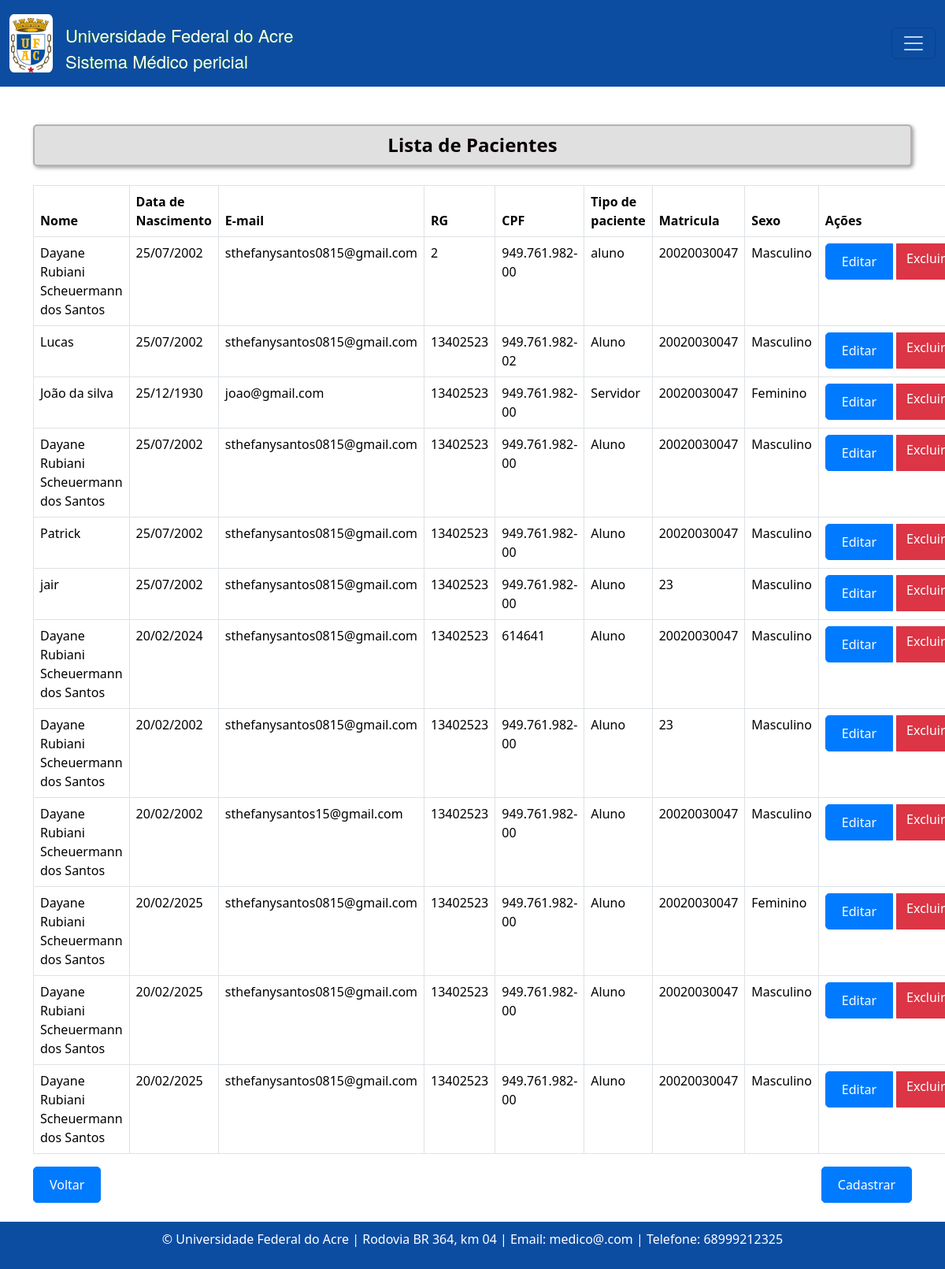
The app's page /pacientes/ (signed in), older data.
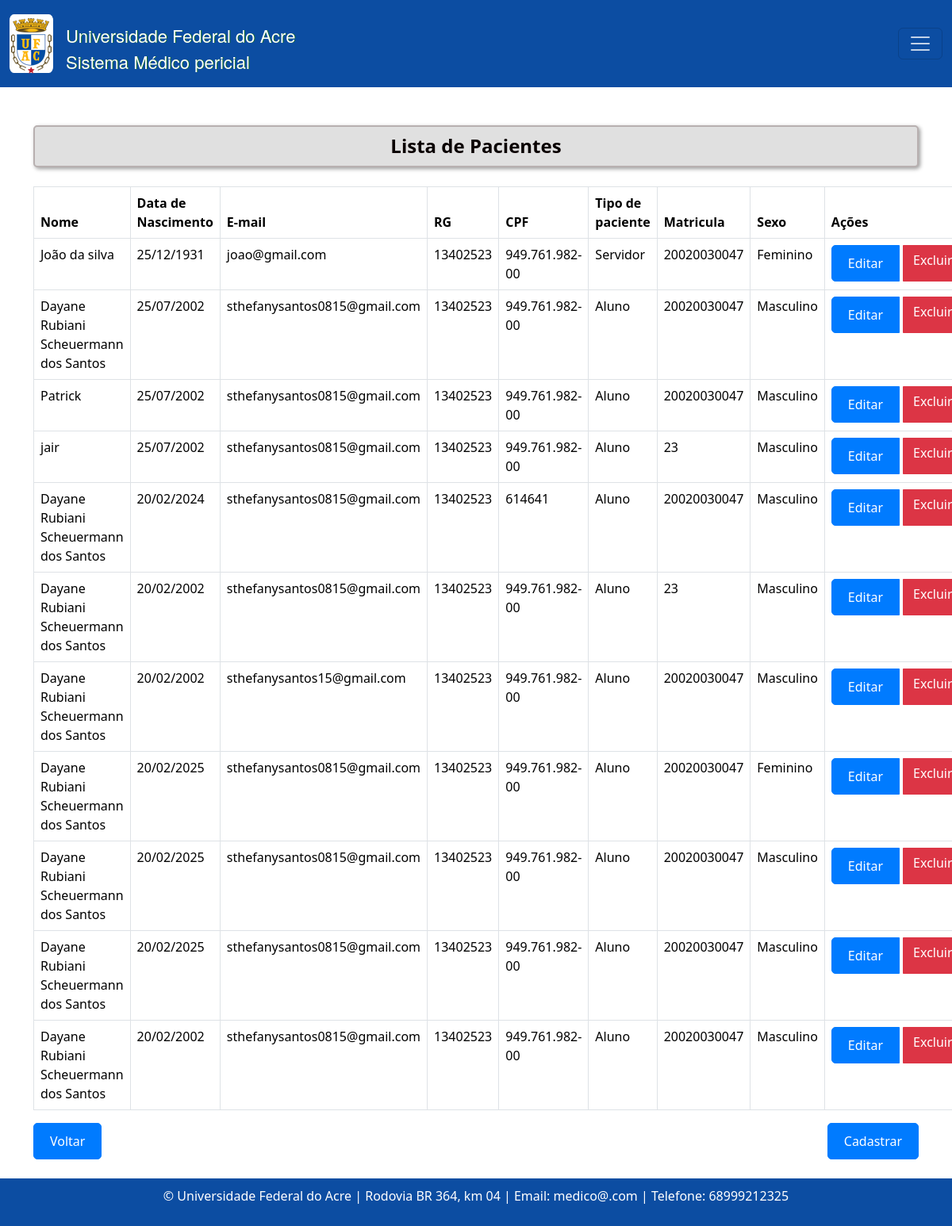
The same page, newer data.
### consulta/models.py (models this page shows, shortened)
class Paciente(models.Model):
    nome = models.CharField(max_length=100)
    data_nascimento = models.DateField(verbose_name='Data de Nascimento', validators=[data_nasc_valida])
    email = models.EmailField()
    rg = models.CharField(max_length=20)
    cpf = models.CharField(max_length=14, validators=[validate_cpf, MinLengthValidator(11)])
    sexo = models.CharField(max_length=1, choices=[('M', 'Masculino'), ('F', 'Feminino')])
    matricula = models.CharField(max_length=20)
    TIPO_PACIENTE_CHOICES = [
        ('Aluno', 'Aluno'),
        ('Servidor', 'Servidor'),
        ('Outro', 'Outro'),
    ]
    tipo_paciente = models.CharField(max_length=20, choices=TIPO_PACIENTE_CHOICES)
    cargo_funcao = models.CharField(max_length=50, default='', blank=True, null=True,)
    cep = models.CharField(max_length=9)
    cidade = models.CharField(max_length=50)
    bairro = models.CharField(max_length=50, default='')
    uf = models.CharField('UF', max_length=2, choices=UF_CHOICE, default='AC')
    numero = models.CharField(max_length=10)
    ddd_telefone = models.CharField(max_length=3)
    complemento = models.CharField(max_length=100, blank=True, null=True, default='')  # Adicionando o valor padrão aqui

### consulta/views.py (the view)
# urls.py: path('pacientes/', listar_pacientes, name= 'pacienteListagem' ),
@login_required
def listar_pacientes(request):
    pacientes = Paciente.objects.all()
    return render(request, 'consultas/listagem_pacientes.html', {'pacientes': pacientes})

### templates/consultas/listagem_pacientes.html (shortened to what this page needs)
{% extends "base.html" %}
{% block content %}
  <h4 class="text-center mb-4 custom-title">Lista de Pacientes</h4>
  <table class="table table-bordered">
    <thead>
      <tr>
        <th>Nome</th>
        <th>Data de Nascimento</th>
        <th>E-mail</th>
        <th>RG</th>
        <th>CPF</th>
        <th>Tipo de paciente</th>
        <th>Matricula</th>
        <th>Sexo</th>
        <th>Ações</th>
      </tr>
    </thead>
    <tbody>
      {% for paciente in pacientes %}
      <tr class="paciente-row">
        <td>{{ paciente.nome }}</td>
        <td>{{ paciente.data_nascimento | date:"d/m/Y "}}</td>
        <td>{{ paciente.email }}</td>
        <td>{{ paciente.rg }}</td>
        <td>{{ paciente.cpf }}</td>
        <td>{{ paciente.tipo_paciente }}</td>
        <td>{{ paciente.matricula }}</td>
        <td>{{ paciente.get_sexo_display }}</td>
        <td>
          <div class="btn-group" role="group" aria-label="Ações">
            <a href="{% url 'pacienteEditar' paciente.id %}" class="btn btn-primary">Editar</a>
            <a href="{% url 'pacienteExcluir' paciente.id %}" class="btn btn-danger ms-1">Excluir</a>
        </div>
        </td>
      </tr>
      {% endfor %}
    </tbody>
  </table>
  <div class="d-flex justify-content-between">
    <a class="btn btn-primary" href="{% url 'home' %}">Voltar</a>
    <a class="btn btn-primary" href="{% url 'pacienteCreate'  %}">Cadastrar</a>
  </div>
{% endblock %}

Row changes from the older to the newer data that the page shows:
removed Paciente: nome "Dayane Rubiani Scheuermann dos Santos", data_nascimento "25/07/2002", email "sthefanysantos0815@gmail.com", rg "2", cpf "949.761.982-00", tipo_paciente "aluno", matricula "20020030047", sexo "Masculino"
removed Paciente: nome "Lucas", data_nascimento "25/07/2002", email "sthefanysantos0815@gmail.com", rg "13402523", cpf "949.761.982-02", tipo_paciente "Aluno", matricula "20020030047", sexo "Masculino"
changed Paciente "João da silva": data_nascimento "25/12/1930" → "25/12/1931"
added Paciente: nome "Dayane Rubiani Scheuermann dos Santos", data_nascimento "20/02/2002", email "sthefanysantos0815@gmail.com", rg "13402523", cpf "949.761.982-00", tipo_paciente "Aluno", matricula "20020030047", sexo "Masculino"
